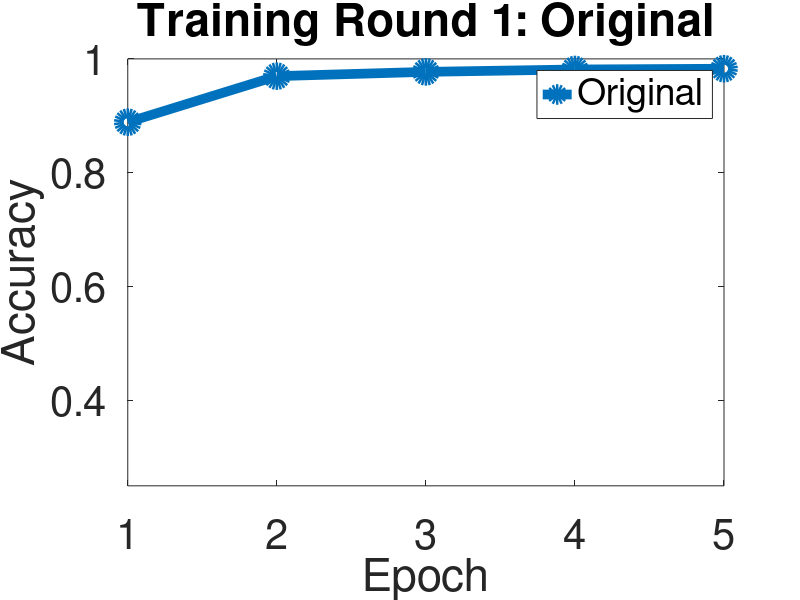
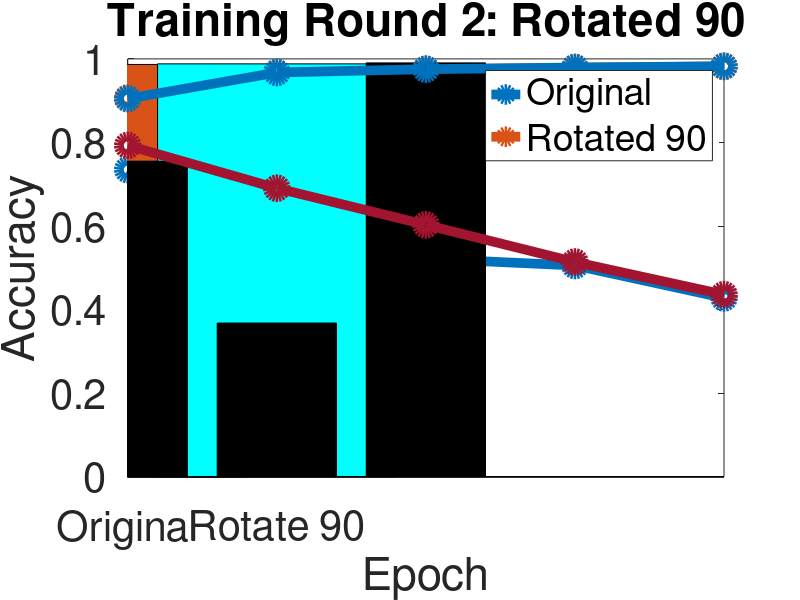
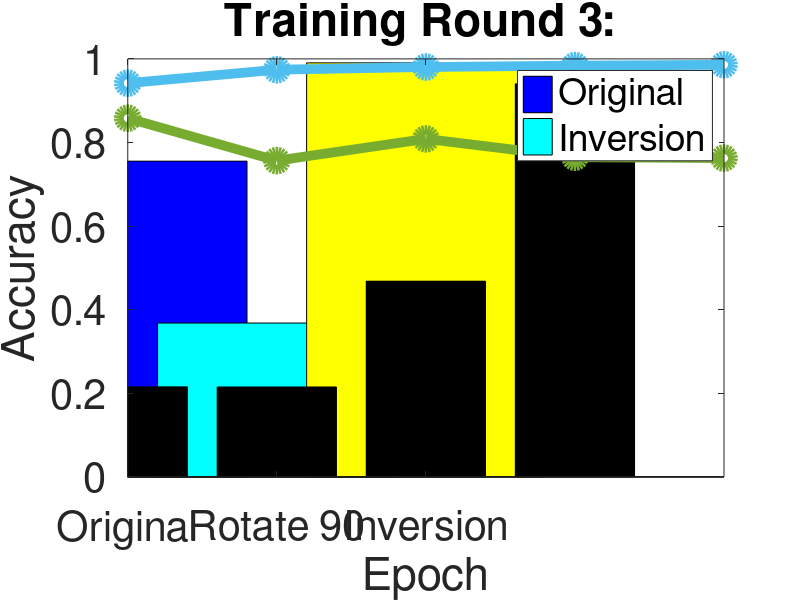
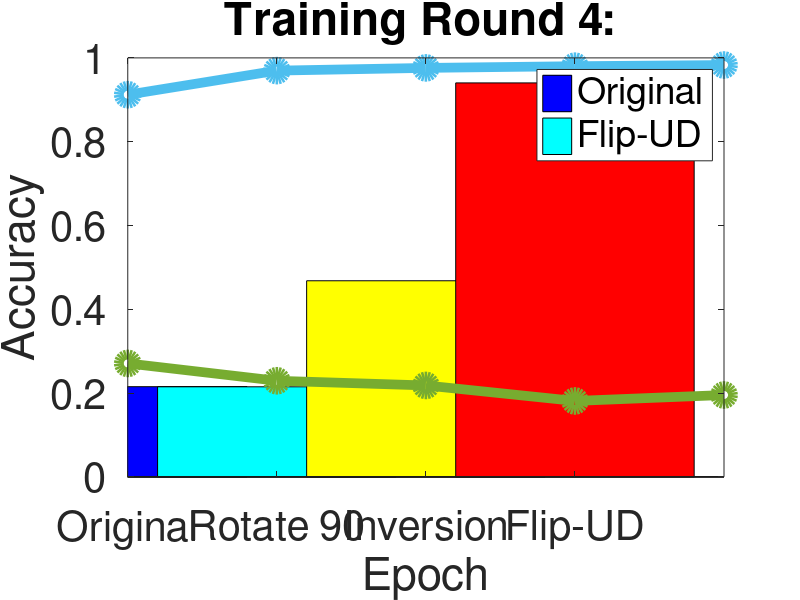

MATLAB code for these plots, in order:
%% Bar graph accuracies

xs = 1:7;
ys = [.9644, .9566, .9419, .9305, .8895, .9356, .9206];
b = bar(ys, 'FaceColor', 'flat');
barcmap = jet(length(ys));
figure (1)
for i = 1:length(ys)
    b(i) = bar(xs(i), ys(i));
    set(b(i), 'FaceColor', barcmap(i,:));
    hold on
end
title('Results: Training and Testing on Each Dataset', 'FontSize', 50);
xlabel('Image Mutation', 'FontSize', 80);
ylabel('Accuracy', 'FontSize', 80);
set(gca, 'XTick', xs);
set(gca, 'XTickLabel', {'Rotate 90' 'Invert' 'Flip LR' 'Swap TB' 'Checkerboard' 'Flip UD'...
    'Invert Bottom'}, 'FontSize', 20);

% Rot90: {'accuracy': 0.9644, 'loss': 0.114561394, 'global_step': 2401}
% Inv: {'accuracy': 0.9566, 'loss': 0.1464758, 'global_step': 2601}
% fliplr: {'accuracy': 0.9419, 'loss': 0.2036909, 'global_step': 2801}
% cutud: {'accuracy': 0.9305, 'loss': 0.2341149, 'global_step': 3001} 
% checkerboard: {'accuracy': 0.8895, 'loss': 0.37382987, 'global_step': 3201} 
% flipud: {'accuracy': 0.9356, 'loss': 0.21395998, 'global_step': 3601}
% invbot: {'accuracy': 0.9206, 'loss': 0.25648096, 'global_step': 3801}

%% Original --> Rot90

% trained/tested: original
epochs = 1:5;
figure(1)
y1 = [.979, .9778, .9816, .9834, .9854];
plot(epochs, y1, '-o', 'LineWidth', 7, 'MarkerSize', 13);
xlim([1, 5]);
ylim([.25, 1]);
title('Initial training: Original set', 'FontSize', 50)
xlabel('Epoch', 'FontSize', 40);
ylabel('Accuracy', 'FontSize', 40)
set(gca, 'FontSize', 30)
legend('Original')

% trained/tested: rot90, original/rot90
figure(2)
y2rot = [.9066, .9673, .9749, .9792, .9819];
y2orig = [.7349, .5208, .5220, .5056, .4279];
plot(epochs, [y2orig; y2rot], '-o', 'LineWidth', 7, 'MarkerSize', 13);
hold on
xlim([1, 5]);
ylim([.25, 1]);
title('Second training: Rotated 90 set', 'FontSize', 50)
xlabel('Epoch', 'FontSize', 40);
ylabel('Accuracy', 'FontSize', 40)
set(gca, 'FontSize', 30);
legend('Original', 'Rotated 90')

%% Allie's data
barcmap = jet(4);

% Training set 1
xs = 1;
y1 = .9867;
b = bar(y1, 'FaceColor', 'flat');
figure(1)
for i = 1:length(y1)
    b(i) = bar(xs(i), y1(i));
    set(b(i), 'FaceColor', barcmap(i,:));
    hold on
end
title('Training Round 1: Original', 'FontSize', 50);
xlabel('Image Mutation', 'FontSize', 40);
ylim([0, 1]);
ylabel('Accuracy', 'FontSize', 40);
set(gca, 'XTick', xs);
set(gca, 'XTickLabel', {'Original'}, 'FontSize', 20);
hold off
%% Allie's Data 2
% original, 90, inv, flip ud

% Training set 2
xs = 1:2;
y2 = [.05064, .9881];
b = bar(y2, 'FaceColor', 'flat');
figure(2)
for i = 1:length(y2)
    b(i) = bar(xs(i), y2(i));
    set(b(i), 'FaceColor', barcmap(i,:));
    hold on
end
title('Training Round 2: Rotation 90', 'FontSize', 50);
xlabel('Image Mutation', 'FontSize', 40);
ylabel('Accuracy', 'FontSize', 40);
set(gca, 'XTick', xs);
set(gca, 'XTickLabel', {'Original' 'Rotate 90'}, 'FontSize', 20);
%% Allie's Data 3

% Training set 3
xs = 1:3;
y3 = [.75524, .3679, .9905];
b = bar(y3, 'FaceColor', 'flat');
figure (3)
for i = 1:length(y3)
    b(i) = bar(xs(i), y3(i));
    set(b(i), 'FaceColor', barcmap(i,:));
    hold on
end
title('Training Round 3: Inversion', 'FontSize', 50);
xlabel('Image Mutation', 'FontSize', 40);
ylabel('Accuracy', 'FontSize', 40);
set(gca, 'XTick', xs);
set(gca, 'XTickLabel', {'Original' 'Rotate 90' 'Inversion'}, 'FontSize', 20);

%% Allie's Data 4
% Training set 4
xs = 1:4;
y4 = [.2152, .2149, .468, .9403];
b = bar(y4, 'FaceColor', 'flat');
figure(4)
for i = 1:length(y4)
    b(i) = bar(xs(i), y4(i));
    set(b(i), 'FaceColor', barcmap(i,:));
    hold on
end
title('Training Round 4: Flip Up-Down', 'FontSize', 50);
xlabel('Image Mutation', 'FontSize', 40);
ylabel('Accuracy', 'FontSize', 40);
set(gca, 'XTick', xs);
set(gca, 'XTickLabel', {'Original' 'Rotate 90' 'Inversion' 'Flip-UD'}, 'FontSize', 20);

%% Stephanie's Data

epochs = 1:5;
figure(1)
acc_original =[0.8888,0.9697,0.9772,0.9814,0.9827];
plot(epochs, acc_original, '-o', 'LineWidth', 7, 'MarkerSize', 13);
xlim([1, 5]);
ylim([.25, 1]);
title('Training Round 1: Original', 'FontSize', 50)
xlabel('Epoch', 'FontSize', 40);
ylabel('Accuracy', 'FontSize', 40)
set(gca, 'FontSize', 30)
legend('Original')

figure(2)
acc_rot90 =[0.9047,0.9674,0.9754,0.9793,0.9824]; % acc
acc_original_2 =[0.7928,0.6905,0.6029,0.5139,0.4359]; % val_acc
plot(epochs, [acc_original_2; acc_rot90], '-o', 'LineWidth', 7, 'MarkerSize', 13);
xlim([1, 5]);
ylim([0, 1]);
title('Training Round 2: Rotated 90', 'FontSize', 50)
xlabel('Epoch', 'FontSize', 40);
ylabel('Accuracy', 'FontSize', 40)
set(gca, 'FontSize', 30)
legend('Original', 'Rotated 90')

figure(3)
acc_3 = [0.9419,0.9741,0.9805,0.9839,0.9859];
acc_original_3 = [0.8580,0.7565,0.8086,0.7647,0.7626];
plot(epochs, [acc_original_3; acc_3], '-o', 'LineWidth', 7, 'MarkerSize', 13);
xlim([1, 5]);
ylim([0, 1]);
title('Training Round 3: ', 'FontSize', 50)
xlabel('Epoch', 'FontSize', 40);
ylabel('Accuracy', 'FontSize', 40)
set(gca, 'FontSize', 30)
legend('Original', 'Inversion')

figure(4)
acc_4 = [0.9121,0.9696,0.9761,0.9802,.9830];
acc_original_4 = [0.2707,0.2293,0.2181,0.1811,0.1953];
plot(epochs, [acc_original_4; acc_4], '-o', 'LineWidth', 7, 'MarkerSize', 13);
xlim([1, 5]);
ylim([0, 1]);
title('Training Round 4: ', 'FontSize', 50)
xlabel('Epoch', 'FontSize', 40);
ylabel('Accuracy', 'FontSize', 40)
set(gca, 'FontSize', 30)
legend('Original', 'Flip-UD')

figure(5)
acc_5 = [0.9058,0.9681,0.9765,0.9797,0.9824];
acc_original_5 = [0.1322,0.1702,0.1506,0.1660,0.1096];
plot(epochs, [acc_original_5; acc_5], '-o', 'LineWidth', 7, 'MarkerSize', 13);
xlim([1, 5]);
ylim([0, 1]);
title('Training Round 4: ', 'FontSize', 50)
xlabel('Epoch', 'FontSize', 40);
ylabel('Accuracy', 'FontSize', 40)
set(gca, 'FontSize', 30)
legend('Original', 'Round 5')
